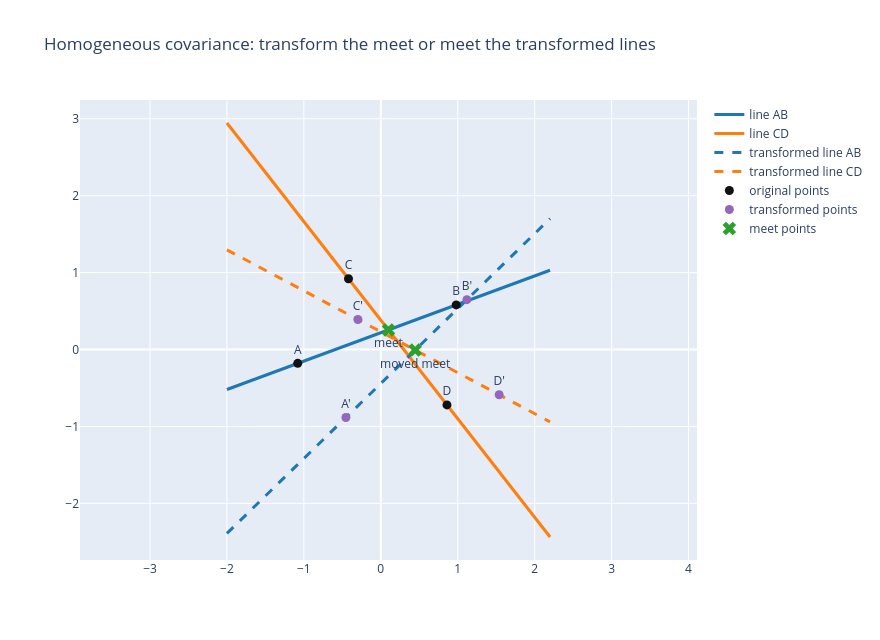

This figure's notebook cell:
### Markdown cell above
## Homogeneous Model: Incidence, Join, Meet, and Covariance

The homogeneous model is not just a trick for translation. It makes incidence linear. A
line in the projective plane can be represented by a three-vector `l`, and a point `X`
lies on it when `l dot X = 0`. The line through two points is their homogeneous cross
product; the intersection of two lines is another cross product. These are coordinate
stand-ins for join and meet operations.

The covariance test is the important part. If we build two lines, meet them, and then
apply an affine map, we should get the same finite point as applying the map to the two
lines and meeting the transformed lines. The code below checks exactly that. This is the
operational promise of the homogeneous model: incidence constructions commute with the
supported transformations.

### Code cell
A = hpoint2(-1.08, -0.18)
B = hpoint2(0.98, 0.58)
C = hpoint2(-0.42, 0.92)
D = hpoint2(0.86, -0.72)
line_ab = homogeneous_line(A, B)
line_cd = homogeneous_line(C, D)
meet_ab_cd = normalize_hpoint(meet_lines(line_ab, line_cd))

H_affine = translation_homogeneous(0.46, -0.28) @ rotation_homogeneous(np.deg2rad(24.0))
points_h = np.vstack([A, B, C, D, meet_ab_cd])
points_moved_h = apply_homogeneous(H_affine, points_h)
points_moved = affine_from_homogeneous(points_moved_h)
line_ab_moved = transform_line_homogeneous(H_affine, line_ab)
line_cd_moved = transform_line_homogeneous(H_affine, line_cd)
meet_from_moved_lines = normalize_hpoint(meet_lines(line_ab_moved, line_cd_moved))
meet_from_moved_point = normalize_hpoint(points_moved_h[-1])

fig_incidence = go.Figure()
for line, name, color, dash in [
    (line_ab, "line AB", "#1f77b4", None),
    (line_cd, "line CD", "#ff7f0e", None),
    (line_ab_moved, "transformed line AB", "#1f77b4", "dash"),
    (line_cd_moved, "transformed line CD", "#ff7f0e", "dash"),
]:
    x, y = line_xy(line, xlim=(-2.0, 2.2), ylim=(-1.8, 1.8))
    fig_incidence.add_trace(go.Scatter(x=x, y=y, mode="lines", name=name, line=dict(color=color, width=3, dash=dash)))
original_affine = affine_from_homogeneous(points_h)
fig_incidence.add_trace(
    go.Scatter(x=original_affine[:4, 0], y=original_affine[:4, 1], mode="markers+text", text=["A", "B", "C", "D"], textposition="top center", name="original points", marker=dict(color="#111111", size=9))
)
fig_incidence.add_trace(
    go.Scatter(x=points_moved[:4, 0], y=points_moved[:4, 1], mode="markers+text", text=["A'", "B'", "C'", "D'"], textposition="top center", name="transformed points", marker=dict(color="#9467bd", size=9))
)
fig_incidence.add_trace(
    go.Scatter(x=[meet_ab_cd[0], meet_from_moved_lines[0]], y=[meet_ab_cd[1], meet_from_moved_lines[1]], mode="markers+text", text=["meet", "moved meet"], textposition="bottom center", name="meet points", marker=dict(color="#2ca02c", size=12, symbol="x"))
)
fig_incidence.update_layout(
    title="Homogeneous covariance: transform the meet or meet the transformed lines",
    width=880,
    height=640,
    xaxis=dict(scaleanchor="y", scaleratio=1, zeroline=True),
    yaxis=dict(zeroline=True),
)
homogeneous_incidence_path = remember(
    save_plotly_html(fig_incidence, "chapter-17", "plots", "homogeneous-incidence.html", root=ARTIFACT_ROOT)
)

residual_error = max(abs(line_residual(line_ab_moved, points_moved_h[0])), abs(line_residual(line_ab_moved, points_moved_h[1])))
meet_covariance_error = float(np.linalg.norm(meet_from_moved_lines - meet_from_moved_point))
assert residual_error < 1e-12
assert meet_covariance_error < 1e-12
print(f"transformed incidence residual: {residual_error:.2e}")
print(f"meet covariance error: {meet_covariance_error:.2e}")
print(f"saved {rel(homogeneous_incidence_path)}")
fig_incidence

### Figure 1 — Plotly figure (JSON) as saved in the notebook; plotly's stock layout.template omitted (floating-point values rounded to 4 significant figures)
{"data": [{"line": {"color": "#1f77b4", "width": 3}, "mode": "lines", "name": "line AB", "type": "scatter", "x": [-2.0, 2.2], "y": [-0.5194, 1.03]}, {"line": {"color": "#ff7f0e", "width": 3}, "mode": "lines", "name": "line CD", "type": "scatter", "x": [-2.0, 2.2], "y": [2.944, -2.437]}, {"line": {"color": "#1f77b4", "dash": "dash", "width": 3}, "mode": "lines", "name": "transformed line AB", "type": "scatter", "x": [-2.0, 2.2], "y": [-2.39, 1.701]}, {"line": {"color": "#ff7f0e", "dash": "dash", "width": 3}, "mode": "lines", "name": "transformed line CD", "type": "scatter", "x": [-2.0, 2.2], "y": [1.296, -0.9401]}, {"marker": {"color": "#111111", "size": 9}, "mode": "markers+text", "name": "original points", "text": ["A", "B", "C", "D"], "textposition": "top center", "type": "scatter", "x": [-1.08, 0.98, -0.42, 0.86], "y": [-0.18, 0.58, 0.92, -0.72]}, {"marker": {"color": "#9467bd", "size": 9}, "mode": "markers+text", "name": "transformed points", "text": ["A'", "B'", "C'", "D'"], "textposition": "top center", "type": "scatter", "x": [-0.4534, 1.119, -0.2979, 1.538], "y": [-0.8837, 0.6485, 0.3896, -0.588]}, {"marker": {"color": "#2ca02c", "size": 12, "symbol": "x"}, "mode": "markers+text", "name": "meet points", "text": ["meet", "moved meet"], "textposition": "bottom center", "type": "scatter", "x": [0.09904, 0.4468], "y": [0.255, -0.006778]}], "layout": {"height": 640, "title": {"text": "Homogeneous covariance: transform the meet or meet the transformed lines"}, "width": 880, "xaxis": {"scaleanchor": "y", "scaleratio": 1, "zeroline": true}, "yaxis": {"zeroline": true}}}
